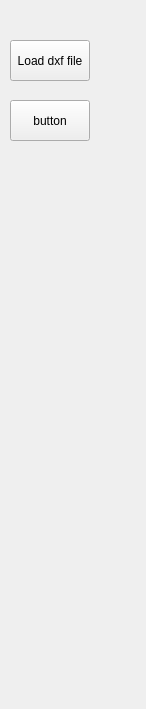
<?xml version="1.0" encoding="UTF-8"?>
<ui version="4.0">
 <class>FormDxfFileCtrlPannel</class>
 <widget class="QWidget" name="FormDxfFileCtrlPannel">
  <property name="geometry">
   <rect>
    <x>0</x>
    <y>0</y>
    <width>146</width>
    <height>709</height>
   </rect>
  </property>
  <property name="windowTitle">
   <string>Form</string>
  </property>
  <widget class="QPushButton" name="pushButton_load">
   <property name="geometry">
    <rect>
     <x>10</x>
     <y>40</y>
     <width>80</width>
     <height>41</height>
    </rect>
   </property>
   <property name="text">
    <string>Load dxf file</string>
   </property>
  </widget>
  <widget class="QPushButton" name="pushButton_EditParameter">
   <property name="geometry">
    <rect>
     <x>10</x>
     <y>100</y>
     <width>80</width>
     <height>41</height>
    </rect>
   </property>
   <property name="text">
    <string>button</string>
   </property>
  </widget>
 </widget>
 <resources/>
 <connections/>
</ui>
